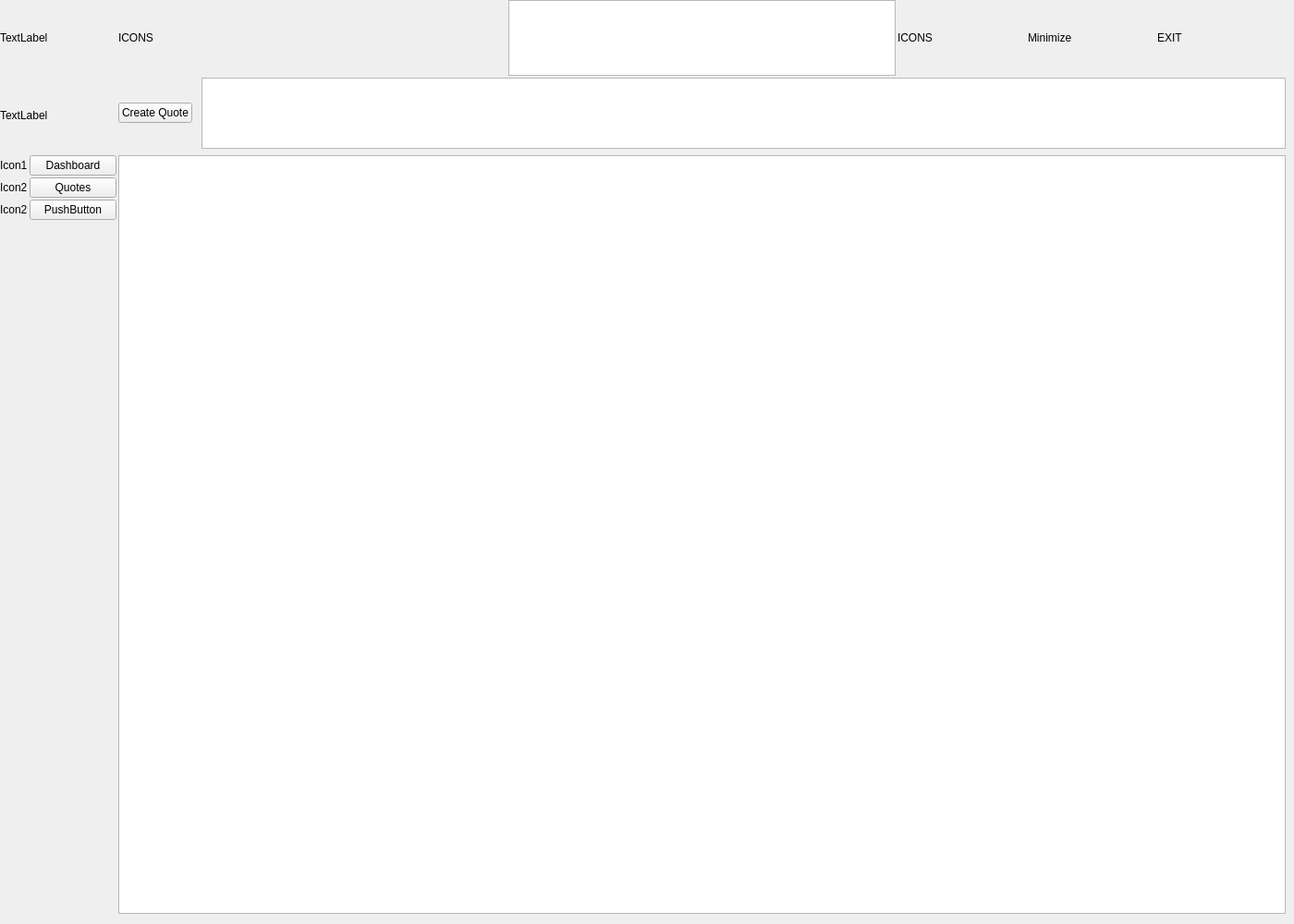
<?xml version="1.0" encoding="UTF-8"?>
<ui version="4.0">
 <class>MainWindow</class>
 <widget class="QMainWindow" name="MainWindow">
  <property name="geometry">
   <rect>
    <x>0</x>
    <y>0</y>
    <width>1400</width>
    <height>1000</height>
   </rect>
  </property>
  <property name="windowTitle">
   <string>MainWindow</string>
  </property>
  <widget class="QWidget" name="centralwidget">
   <widget class="QWidget" name="gridLayoutWidget">
    <property name="geometry">
     <rect>
      <x>0</x>
      <y>0</y>
      <width>1391</width>
      <height>991</height>
     </rect>
    </property>
    <layout class="QGridLayout" name="gridLayout" rowstretch="1,1,10,0" columnstretch="1,10" rowminimumheight="0,0,0,0">
     <property name="sizeConstraint">
      <enum>QLayout::SetNoConstraint</enum>
     </property>
     <property name="leftMargin">
      <number>0</number>
     </property>
     <property name="spacing">
      <number>2</number>
     </property>
     <item row="1" column="1">
      <layout class="QHBoxLayout" name="searchQH">
       <property name="spacing">
        <number>10</number>
       </property>
       <property name="bottomMargin">
        <number>5</number>
       </property>
       <item>
        <widget class="QPushButton" name="pushButton_4">
         <property name="text">
          <string>Create Quote</string>
         </property>
        </widget>
       </item>
       <item>
        <widget class="QPlainTextEdit" name="plainTextEdit"/>
       </item>
      </layout>
     </item>
     <item row="0" column="1">
      <layout class="QHBoxLayout" name="TopQH" stretch="1,1,1">
       <item>
        <widget class="QLabel" name="label_3">
         <property name="text">
          <string>ICONS</string>
         </property>
        </widget>
       </item>
       <item>
        <widget class="QGraphicsView" name="logoImg"/>
       </item>
       <item>
        <layout class="QHBoxLayout" name="TopLeftQH">
         <item>
          <widget class="QLabel" name="ICONS_3">
           <property name="text">
            <string>ICONS</string>
           </property>
          </widget>
         </item>
         <item>
          <widget class="QLabel" name="ICONS_2">
           <property name="text">
            <string>Minimize</string>
           </property>
          </widget>
         </item>
         <item>
          <widget class="QLabel" name="ICONS_4">
           <property name="text">
            <string>EXIT</string>
           </property>
          </widget>
         </item>
        </layout>
       </item>
      </layout>
     </item>
     <item row="2" column="1">
      <widget class="QTableWidget" name="quotesQTable"/>
     </item>
     <item row="2" column="0" rowspan="2">
      <layout class="QFormLayout" name="leftBottomQform">
       <item row="0" column="1">
        <widget class="QPushButton" name="pushButton">
         <property name="text">
          <string>Dashboard</string>
         </property>
        </widget>
       </item>
       <item row="1" column="0">
        <widget class="QLabel" name="label_7">
         <property name="text">
          <string>Icon2</string>
         </property>
        </widget>
       </item>
       <item row="1" column="1">
        <widget class="QPushButton" name="pushButton_2">
         <property name="text">
          <string>Quotes</string>
         </property>
        </widget>
       </item>
       <item row="2" column="0">
        <widget class="QLabel" name="label_9">
         <property name="text">
          <string>Icon2</string>
         </property>
        </widget>
       </item>
       <item row="2" column="1">
        <widget class="QPushButton" name="pushButton_3">
         <property name="text">
          <string>PushButton</string>
         </property>
        </widget>
       </item>
       <item row="0" column="0">
        <widget class="QLabel" name="label_4">
         <property name="text">
          <string>Icon1</string>
         </property>
        </widget>
       </item>
      </layout>
     </item>
     <item row="0" column="0" rowspan="2">
      <layout class="QVBoxLayout" name="profileQV" stretch="1,1">
       <item>
        <widget class="QLabel" name="label">
         <property name="text">
          <string>TextLabel</string>
         </property>
        </widget>
       </item>
       <item>
        <widget class="QLabel" name="label_2">
         <property name="text">
          <string>TextLabel</string>
         </property>
        </widget>
       </item>
      </layout>
     </item>
    </layout>
   </widget>
  </widget>
 </widget>
 <resources/>
 <connections/>
</ui>
